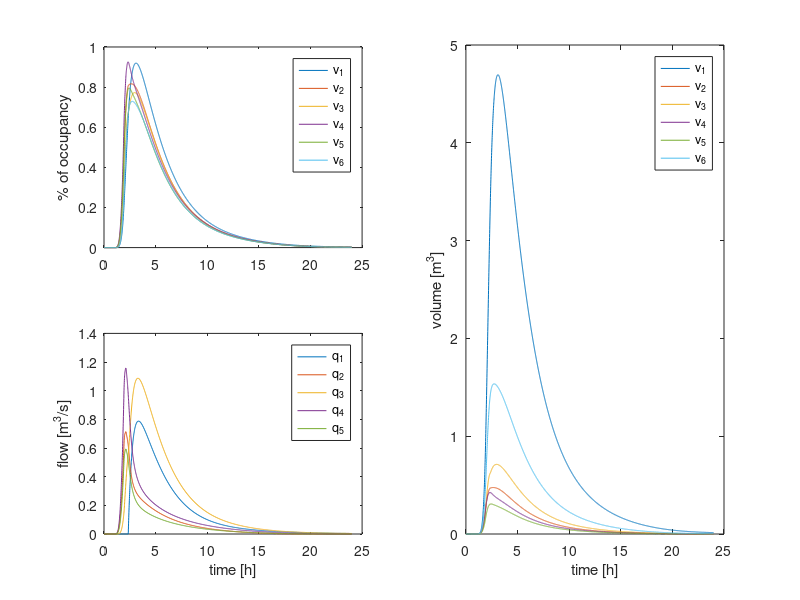

Reproduce this figure in MATLAB.
%% Prueba de Differential Game con 5 agentes y 1 lider
clear all
close all
clc

load('Inflows.mat'); %Cargamos las variables de lluvia del problema
% Definimos las variables del problema
T = 1;               % Esta variable es el horizonte de prediccion en horas
tspan = t;           % Tiempo de simulacion definido en SWMM
x0 = zeros(6,1);     % Los tanques empiezan descargados
vmax = vmax/3600;    % El 3600 es por la integración utilizada
%vmax(6) = 1;

a1 = -0;
a2 = -0;
a3 = -0;
a4 = -0;
a5 = -0;
a0 = -K(6);          % Aqui es necesario añadir el K del último tanque

A = 3600*diag([a1 a2 a3 a4 a5 a0]); % K fue calculado en segundos, por eso el 3600
B = [-1 0 0 0 0; 
     0 -1 0 0 0; 
     1 1 -1 0 0;
     0 0 0 -1 0; 
     0 0 0 0 -1; 
     0 0 1 1 1]; % Esta matriz contiene la interaccion entre tanques, recordar el grafo.
B1 = B(:,1);
B2 = B(:,2);
B3 = B(:,3);
B4 = B(:,4);
B5 = B(:,5);

% Empezamos el differential Game. Todo es sacado de Dynamic Optimization and LQ Differential Games
Q1 = 50*[1 0 -1 0 0 0; 0 0 0 0 0 0; -1 0 1 0 0 0; 0 0 0 0 0 0; 0 0 0 0 0 0; 0 0 0 0 0 0];
Q2 = 50*[0 0 0 0 0 0; 0 1 -1 0 0 0; 0 -1 1 0 0 0; 0 0 0 0 0 0; 0 0 0 0 0 0; 0 0 0 0 0 0];
Q3 = 50*[0 0 0 0 0 0; 0 0 0 0 0 0; 0 0 1 0 0 -1; 0 0 0 0 0 0; 0 0 0 0 0 0; 0 0 -1 0 0 1];
Q4 = 50*[0 0 0 0 0 0; 0 0 0 0 0 0; 0 0 0 0 0 0; 0 0 0 1 0 -1; 0 0 0 0 0 0; 0 0 0 -1 0 1];
Q5 = 50*[0 0 0 0 0 0; 0 0 0 0 0 0; 0 0 0 0 0 0; 0 0 0 0 0 0; 0 0 0 0 1 -1; 0 0 0 0 -1 1];

R1 = 1;
R2 = 1;
R3 = 1;
R4 = 1;
R5 = 1;

S1 = B1*inv(R1)*B1';
S2 = B2*inv(R2)*B2';
S3 = B3*inv(R3)*B3';
S4 = B4*inv(R4)*B4';
S5 = B5*inv(R5)*B5';

D = [A' zeros(size(A)) zeros(size(A)) zeros(size(A)) zeros(size(A)); 
     zeros(size(A)) A' zeros(size(A)) zeros(size(A)) zeros(size(A));
     zeros(size(A)) zeros(size(A)) A' zeros(size(A)) zeros(size(A));
     zeros(size(A)) zeros(size(A)) zeros(size(A)) A' zeros(size(A));
     zeros(size(A)) zeros(size(A)) zeros(size(A)) zeros(size(A)) A']; 

S = [S1 S2 S3 S4 S5];

Q = [Q1; Q2; Q3; Q4; Q5];

M = [A -S1 -S2 -S3 -S4 -S5; 
     -Q1 -A' zeros(size(A)) zeros(size(A)) zeros(size(A)) zeros(size(A)); 
     -Q2 zeros(size(A)) -A' zeros(size(A)) zeros(size(A)) zeros(size(A));
     -Q3 zeros(size(A)) zeros(size(A)) -A' zeros(size(A)) zeros(size(A));
     -Q4 zeros(size(A)) zeros(size(A)) zeros(size(A)) -A' zeros(size(A));
     -Q5 zeros(size(A)) zeros(size(A)) zeros(size(A)) zeros(size(A)) -A'];
        
P = zeros(size(A,1)*size(A,1),size(A,1)*size(A,2));
P(1:size(A,1),1:size(A,2)) = eye(size(A,1));

Q_ = [zeros(size(A,1),size(A,1)*size(A,2));
      -Q1 eye(size(A,1)) zeros(size(A,1),size(A,2)) zeros(size(A,1),size(A,2)) zeros(size(A,1),size(A,2)) zeros(size(A,1),size(A,2));
      -Q2 zeros(size(A,1),size(A,2)) eye(size(A,1)) zeros(size(A,1),size(A,2)) zeros(size(A,1),size(A,2)) zeros(size(A,1),size(A,2));
      -Q3 zeros(size(A,1),size(A,2)) zeros(size(A,1),size(A,2)) eye(size(A,1)) zeros(size(A,1),size(A,2)) zeros(size(A,1),size(A,2));
      -Q4 zeros(size(A,1),size(A,2)) zeros(size(A,1),size(A,2)) zeros(size(A,1),size(A,2)) eye(size(A,1)) zeros(size(A,1),size(A,2));
      -Q5 zeros(size(A,1),size(A,2)) zeros(size(A,1),size(A,2)) zeros(size(A,1),size(A,2)) zeros(size(A,1),size(A,2)) eye(size(A,1))];

% Ahora empezamos a resolver el sistema      
x = zeros(size(A,1),length(tspan));
x(:,1) = x0;

for i = 1:length(tspan)-1
	[i length(tspan)-1]
    
	y_0 = (P + Q_*expm(T*M))\[x(:,i);zeros(5*size(A,1),1)];

	u1 = max(0,-inv(R1)*B1'*y_0((1*size(A,1)+1:2*size(A,1)),1));
	u2 = max(0,-inv(R2)*B2'*y_0((2*size(A,1)+1:3*size(A,1)),1));
	u3 = max(0,-inv(R3)*B3'*y_0((3*size(A,1)+1:4*size(A,1)),1));
	u4 = max(0,-inv(R4)*B4'*y_0((4*size(A,1)+1:5*size(A,1)),1));
	u5 = max(0,-inv(R5)*B5'*y_0((5*size(A,1)+1:6*size(A,1)),1));
    
	x(:,i+1) = x(:,i) + dt*(A*x(:,i) + B1*u1 + B2*u2 + B3*u3 + B4*u4 + B5*u5 + [inflows(i,1) inflows(i,2) 0 inflows(i,3) inflows(i,4) 0]')./vmax';
    U(i,:) = [u1 u2 u3 u4 u5].*vmax(1,end-1);
    v(i,:) = x(:,i).*vmax';
end

%% Plots
figure
subplot(2,2,1)	
plot(t',x')
legend(['v_1'; 'v_2'; 'v_3'; 'v_4'; 'v_5';'v_6']);
ylabel('% of occupancy')
subplot(2,2,3)
stairs(t(1:end-1),U)
legend(['q_1'; 'q_2'; 'q_3'; 'q_4'; 'q_5']);
xlabel('time [h]')
ylabel('flow [m^3/s]')

%figure
subplot(2,2,[2,4])
plot(t(1:end-1),v)
legend(['v_1'; 'v_2'; 'v_3'; 'v_4'; 'v_5';'v_6']);
xlabel('time [h]')
ylabel('volume [m^3]')


% figure
% subplot(2,3,1)
% plot(t(1:end-1),v(:,1))
% hold on
% plot(t(1:end-1),ones(size(v,1),1)*vmax(1),'--')
% legend('v_1','v_{1max}');
% ylabel('volume [m^3]')
% 
% subplot(2,3,2)
% plot(t(1:end-1),v(:,2))
% hold on
% plot(t(1:end-1),ones(size(v,1),1)*vmax(2),'--')
% legend('v_2', 'v_{2max}');
% 
% subplot(2,3,3)
% plot(t(1:end-1),v(:,3))
% hold on
% plot(t(1:end-1),ones(size(v,1),1)*vmax(3),'--')
% legend('v_3', 'v_{3max}');
% 
% subplot(2,3,4)
% plot(t(1:end-1),v(:,4))
% hold on
% plot(t(1:end-1),ones(size(v,1),1)*vmax(4),'--')
% legend('v_4', 'v_{4max}');
% ylabel('volume [m^3]')
% xlabel('time [h]')
% 
% subplot(2,3,5)
% plot(t(1:end-1),v(:,5))
% hold on
% plot(t(1:end-1),ones(size(v,1),1)*vmax(5),'--')
% legend('v_5', 'v_{5max}');
% xlabel('time [h]')
% 
% subplot(2,3,6)
% plot(t(1:end-1),v(:,6))
% hold on
% plot(t(1:end-1),ones(size(v,1),1)*vmax(6),'--')
% legend('v_6', 'v_{6max}');
% xlabel('time [h]')
